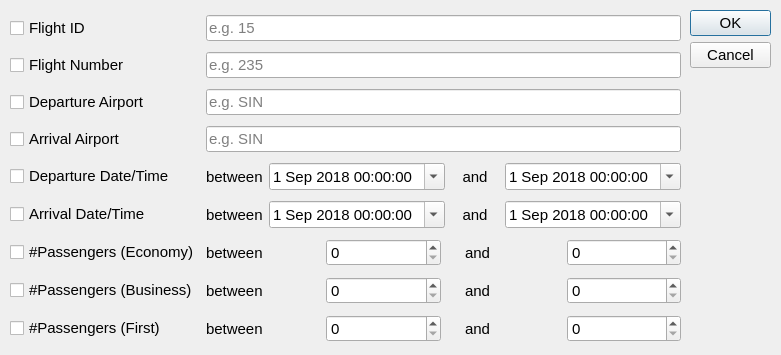
<?xml version="1.0" encoding="UTF-8"?>
<ui version="4.0">
 <class>searchFlightDialog</class>
 <widget class="QDialog" name="searchFlightDialog">
  <property name="geometry">
   <rect>
    <x>0</x>
    <y>0</y>
    <width>781</width>
    <height>355</height>
   </rect>
  </property>
  <property name="minimumSize">
   <size>
    <width>500</width>
    <height>260</height>
   </size>
  </property>
  <property name="maximumSize">
   <size>
    <width>800</width>
    <height>500</height>
   </size>
  </property>
  <property name="font">
   <font>
    <pointsize>11</pointsize>
   </font>
  </property>
  <property name="windowTitle">
   <string>Dialog</string>
  </property>
  <widget class="QDialogButtonBox" name="buttonBox">
   <property name="geometry">
    <rect>
     <x>690</x>
     <y>10</y>
     <width>81</width>
     <height>241</height>
    </rect>
   </property>
   <property name="orientation">
    <enum>Qt::Vertical</enum>
   </property>
   <property name="standardButtons">
    <set>QDialogButtonBox::Cancel|QDialogButtonBox::Ok</set>
   </property>
   <property name="centerButtons">
    <bool>false</bool>
   </property>
  </widget>
  <widget class="QWidget" name="gridLayoutWidget">
   <property name="geometry">
    <rect>
     <x>10</x>
     <y>10</y>
     <width>671</width>
     <height>341</height>
    </rect>
   </property>
   <layout class="QGridLayout" name="gridLayout">
    <item row="4" column="1">
     <widget class="QCheckBox" name="departureDateTimeCheckBox">
      <property name="text">
       <string>Departure Date/Time</string>
      </property>
     </widget>
    </item>
    <item row="2" column="1">
     <widget class="QCheckBox" name="departureAirportCheckBox">
      <property name="text">
       <string>Departure Airport</string>
      </property>
     </widget>
    </item>
    <item row="1" column="1">
     <widget class="QCheckBox" name="flightNumberCheckBox">
      <property name="text">
       <string>Flight Number</string>
      </property>
      <property name="tristate">
       <bool>false</bool>
      </property>
     </widget>
    </item>
    <item row="0" column="1">
     <widget class="QCheckBox" name="flightIdCheckBox">
      <property name="text">
       <string>Flight ID</string>
      </property>
     </widget>
    </item>
    <item row="0" column="2">
     <widget class="QLineEdit" name="flightIdLineEdit">
      <property name="toolTip">
       <string/>
      </property>
      <property name="inputMask">
       <string/>
      </property>
      <property name="text">
       <string/>
      </property>
      <property name="maxLength">
       <number>3</number>
      </property>
      <property name="frame">
       <bool>true</bool>
      </property>
      <property name="echoMode">
       <enum>QLineEdit::Normal</enum>
      </property>
      <property name="cursorPosition">
       <number>0</number>
      </property>
      <property name="placeholderText">
       <string extracomment="Enter Flight ID Here">e.g. 15</string>
      </property>
      <property name="cursorMoveStyle">
       <enum>Qt::VisualMoveStyle</enum>
      </property>
     </widget>
    </item>
    <item row="6" column="1">
     <widget class="QCheckBox" name="passengersEconomyCheckBox">
      <property name="text">
       <string>#Passengers (Economy)</string>
      </property>
     </widget>
    </item>
    <item row="5" column="1">
     <widget class="QCheckBox" name="arrivalCheckBox">
      <property name="text">
       <string>Arrival Date/Time</string>
      </property>
     </widget>
    </item>
    <item row="2" column="2">
     <widget class="QLineEdit" name="departureAirportLineEdit">
      <property name="toolTip">
       <string extracomment="Enter IATA Code">Enter IATA Code</string>
      </property>
      <property name="maxLength">
       <number>3</number>
      </property>
      <property name="placeholderText">
       <string extracomment="Enter IATA Code">e.g. SIN</string>
      </property>
     </widget>
    </item>
    <item row="3" column="2">
     <widget class="QLineEdit" name="arrivalAirportLineEdit">
      <property name="maxLength">
       <number>3</number>
      </property>
      <property name="placeholderText">
       <string extracomment="Enter IATA Code">e.g. SIN</string>
      </property>
     </widget>
    </item>
    <item row="5" column="2">
     <layout class="QHBoxLayout" name="horizontalLayout_2">
      <item>
       <widget class="QLabel" name="label_3">
        <property name="text">
         <string>between</string>
        </property>
        <property name="alignment">
         <set>Qt::AlignLeading|Qt::AlignLeft|Qt::AlignVCenter</set>
        </property>
        <property name="indent">
         <number>0</number>
        </property>
       </widget>
      </item>
      <item>
       <widget class="QDateTimeEdit" name="arrivalDateTimeEdit">
        <property name="dateTime">
         <datetime>
          <hour>0</hour>
          <minute>0</minute>
          <second>0</second>
          <year>2018</year>
          <month>9</month>
          <day>1</day>
         </datetime>
        </property>
        <property name="calendarPopup">
         <bool>true</bool>
        </property>
       </widget>
      </item>
      <item>
       <widget class="QLabel" name="label_6">
        <property name="text">
         <string>and</string>
        </property>
        <property name="alignment">
         <set>Qt::AlignCenter</set>
        </property>
        <property name="margin">
         <number>0</number>
        </property>
        <property name="indent">
         <number>0</number>
        </property>
       </widget>
      </item>
      <item>
       <widget class="QDateTimeEdit" name="arrivalDateTimeEdit_2">
        <property name="dateTime">
         <datetime>
          <hour>0</hour>
          <minute>0</minute>
          <second>0</second>
          <year>2018</year>
          <month>9</month>
          <day>1</day>
         </datetime>
        </property>
        <property name="calendarPopup">
         <bool>true</bool>
        </property>
       </widget>
      </item>
     </layout>
    </item>
    <item row="4" column="2">
     <layout class="QHBoxLayout" name="horizontalLayout">
      <item>
       <widget class="QLabel" name="label">
        <property name="text">
         <string>between</string>
        </property>
        <property name="alignment">
         <set>Qt::AlignLeading|Qt::AlignLeft|Qt::AlignVCenter</set>
        </property>
        <property name="indent">
         <number>0</number>
        </property>
       </widget>
      </item>
      <item>
       <widget class="QDateTimeEdit" name="departureDateTimeEdit">
        <property name="dateTime">
         <datetime>
          <hour>0</hour>
          <minute>0</minute>
          <second>0</second>
          <year>2018</year>
          <month>9</month>
          <day>1</day>
         </datetime>
        </property>
        <property name="calendarPopup">
         <bool>true</bool>
        </property>
       </widget>
      </item>
      <item>
       <widget class="QLabel" name="label_2">
        <property name="text">
         <string>and</string>
        </property>
        <property name="alignment">
         <set>Qt::AlignCenter</set>
        </property>
        <property name="margin">
         <number>0</number>
        </property>
        <property name="indent">
         <number>0</number>
        </property>
       </widget>
      </item>
      <item>
       <widget class="QDateTimeEdit" name="departureDateTimeEdit_2">
        <property name="dateTime">
         <datetime>
          <hour>0</hour>
          <minute>0</minute>
          <second>0</second>
          <year>2018</year>
          <month>9</month>
          <day>1</day>
         </datetime>
        </property>
        <property name="calendarPopup">
         <bool>true</bool>
        </property>
       </widget>
      </item>
     </layout>
    </item>
    <item row="1" column="2">
     <widget class="QLineEdit" name="flightNumberLineEdit">
      <property name="toolTip">
       <string/>
      </property>
      <property name="inputMask">
       <string/>
      </property>
      <property name="text">
       <string/>
      </property>
      <property name="maxLength">
       <number>3</number>
      </property>
      <property name="frame">
       <bool>true</bool>
      </property>
      <property name="echoMode">
       <enum>QLineEdit::Normal</enum>
      </property>
      <property name="cursorPosition">
       <number>0</number>
      </property>
      <property name="placeholderText">
       <string extracomment="Enter Flight Number Here (Maximum 3 Numbers)">e.g. 235</string>
      </property>
      <property name="cursorMoveStyle">
       <enum>Qt::VisualMoveStyle</enum>
      </property>
     </widget>
    </item>
    <item row="6" column="2">
     <layout class="QHBoxLayout" name="horizontalLayout_4">
      <item>
       <widget class="QLabel" name="label_5">
        <property name="text">
         <string>between</string>
        </property>
        <property name="alignment">
         <set>Qt::AlignLeading|Qt::AlignLeft|Qt::AlignVCenter</set>
        </property>
        <property name="margin">
         <number>0</number>
        </property>
        <property name="indent">
         <number>0</number>
        </property>
       </widget>
      </item>
      <item>
       <widget class="QSpinBox" name="passengersEconomySpinBox">
        <property name="maximum">
         <number>999</number>
        </property>
       </widget>
      </item>
      <item>
       <widget class="QLabel" name="label_8">
        <property name="text">
         <string>and</string>
        </property>
        <property name="alignment">
         <set>Qt::AlignLeading|Qt::AlignLeft|Qt::AlignVCenter</set>
        </property>
        <property name="margin">
         <number>0</number>
        </property>
        <property name="indent">
         <number>18</number>
        </property>
       </widget>
      </item>
      <item>
       <widget class="QSpinBox" name="passengersEconomySpinBox_2">
        <property name="maximum">
         <number>999</number>
        </property>
       </widget>
      </item>
     </layout>
    </item>
    <item row="3" column="1">
     <widget class="QCheckBox" name="arrivalAirportLabelCheckBox">
      <property name="text">
       <string>Arrival Airport</string>
      </property>
     </widget>
    </item>
    <item row="7" column="1">
     <widget class="QCheckBox" name="passengersBusinessCheckBox">
      <property name="text">
       <string>#Passengers (Business)</string>
      </property>
     </widget>
    </item>
    <item row="8" column="1">
     <widget class="QCheckBox" name="passengersFirstCheckBox">
      <property name="text">
       <string>#Passengers (First)</string>
      </property>
     </widget>
    </item>
    <item row="7" column="2">
     <layout class="QHBoxLayout" name="horizontalLayout_5">
      <item>
       <widget class="QLabel" name="label_7">
        <property name="text">
         <string>between</string>
        </property>
        <property name="alignment">
         <set>Qt::AlignLeading|Qt::AlignLeft|Qt::AlignVCenter</set>
        </property>
        <property name="margin">
         <number>0</number>
        </property>
        <property name="indent">
         <number>0</number>
        </property>
       </widget>
      </item>
      <item>
       <widget class="QSpinBox" name="passengersBusinessSpinBox">
        <property name="maximum">
         <number>999</number>
        </property>
       </widget>
      </item>
      <item>
       <widget class="QLabel" name="label_9">
        <property name="text">
         <string>and</string>
        </property>
        <property name="alignment">
         <set>Qt::AlignLeading|Qt::AlignLeft|Qt::AlignVCenter</set>
        </property>
        <property name="margin">
         <number>0</number>
        </property>
        <property name="indent">
         <number>18</number>
        </property>
       </widget>
      </item>
      <item>
       <widget class="QSpinBox" name="passengersBusinessSpinBox_2">
        <property name="maximum">
         <number>999</number>
        </property>
       </widget>
      </item>
     </layout>
    </item>
    <item row="8" column="2">
     <layout class="QHBoxLayout" name="horizontalLayout_6">
      <item>
       <widget class="QLabel" name="label_10">
        <property name="text">
         <string>between</string>
        </property>
        <property name="alignment">
         <set>Qt::AlignLeading|Qt::AlignLeft|Qt::AlignVCenter</set>
        </property>
        <property name="margin">
         <number>0</number>
        </property>
        <property name="indent">
         <number>0</number>
        </property>
       </widget>
      </item>
      <item>
       <widget class="QSpinBox" name="passengersFirstSpinBox">
        <property name="maximum">
         <number>999</number>
        </property>
       </widget>
      </item>
      <item>
       <widget class="QLabel" name="label_11">
        <property name="text">
         <string>and</string>
        </property>
        <property name="alignment">
         <set>Qt::AlignLeading|Qt::AlignLeft|Qt::AlignVCenter</set>
        </property>
        <property name="margin">
         <number>0</number>
        </property>
        <property name="indent">
         <number>18</number>
        </property>
       </widget>
      </item>
      <item>
       <widget class="QSpinBox" name="passengersFirstSpinBox_2">
        <property name="maximum">
         <number>999</number>
        </property>
       </widget>
      </item>
     </layout>
    </item>
   </layout>
  </widget>
 </widget>
 <resources/>
 <connections>
  <connection>
   <sender>buttonBox</sender>
   <signal>accepted()</signal>
   <receiver>searchFlightDialog</receiver>
   <slot>accept()</slot>
   <hints>
    <hint type="sourcelabel">
     <x>248</x>
     <y>254</y>
    </hint>
    <hint type="destinationlabel">
     <x>157</x>
     <y>274</y>
    </hint>
   </hints>
  </connection>
  <connection>
   <sender>buttonBox</sender>
   <signal>rejected()</signal>
   <receiver>searchFlightDialog</receiver>
   <slot>reject()</slot>
   <hints>
    <hint type="sourcelabel">
     <x>316</x>
     <y>260</y>
    </hint>
    <hint type="destinationlabel">
     <x>286</x>
     <y>274</y>
    </hint>
   </hints>
  </connection>
 </connections>
</ui>
